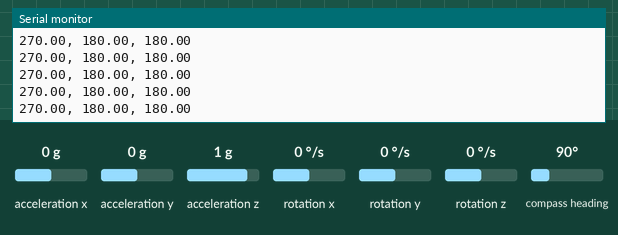
This sketch was run on a simulated Arduino Uno, built with avr-gcc and run on an emulated ATmega328P. On the bench: the last lines printed to the serial monitor. The test bench sets the inputs (shaded band); at power-on: acceleration x 0 g, compass heading 90°, acceleration y 0 g, acceleration z 1 g, rotation x 0 °/s, rotation y 0 °/s, rotation z 0 °/s.

Above: at 8.2 s.
8.3 s: acceleration x set to -1.4 g
At 9.1 s:
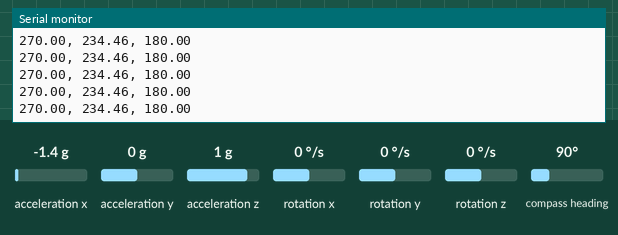
11.3 s: compass heading set to 269°
At 12.2 s:
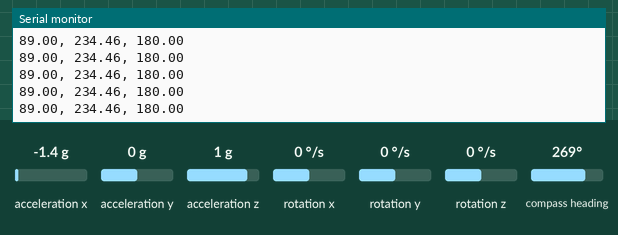
14.3 s: compass heading set to 7°
At 15.1 s:
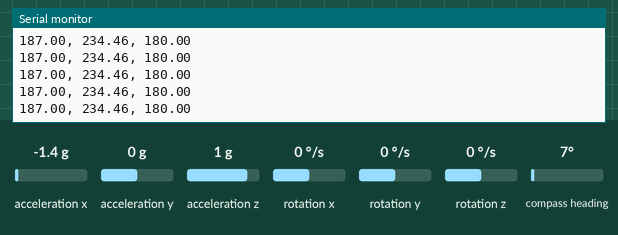
17.3 s: acceleration y set to -1.4 g
At 18.3 s:
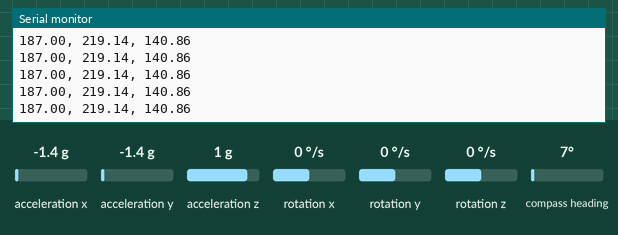
18.8 s: acceleration z set to -1.4 g
At 19.7 s:
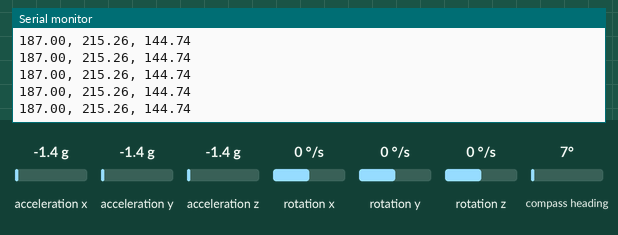
Timing chart, 0 to 21.3 s (numbered marks = the images above; inputs shaded):
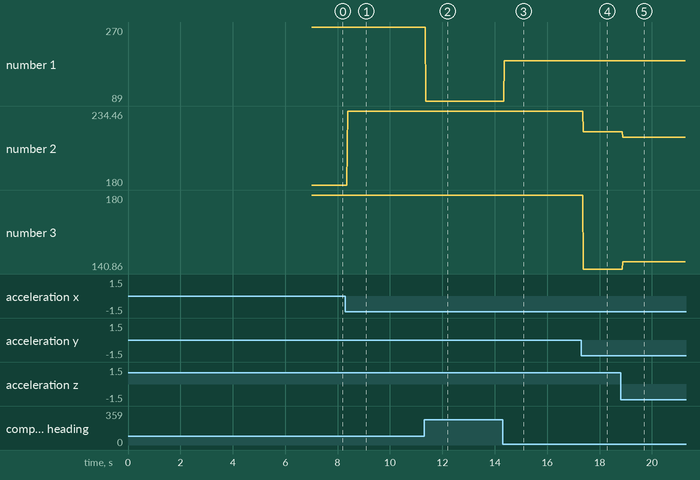

The sketch:

arduino_soft.ino
```cpp
#include "MPU9250.h"
#include <Wire.h>

MPU9250 mpu; // You can also use MPU9255 as is

void setup()
{
    Serial.begin(9600);
    Wire.begin();
    delay(2000);

    mpu.setup(0x68); // change to your own address

    delay(5000);

    // calibrate anytime you want to
    mpu.calibrateAccelGyro();
    mpu.calibrateMag();
}
void loop()
{
    if (mpu.update())
    {
        // Serial.print(mpu.getLinearAccX()); Serial.print(", ");
        // Serial.print(mpu.getLinearAccY()); Serial.print(", ");
        // Serial.print(mpu.getLinearAccZ()); Serial.print(", ");
        Serial.print(mpu.getYaw() + 180);
        Serial.print(", ");
        Serial.print(mpu.getPitch() + 180);
        Serial.print(", ");
        Serial.println(mpu.getRoll() + 180);
    }
}
```

Measured:
- after the input at 8.3 s, the serial monitor: prints a new line after 0.08 s (image 1)
- after the input at 11.3 s, the serial monitor: prints a new line after 0.07 s (image 2)
- after the input at 14.3 s, the serial monitor: prints a new line after 0.06 s (image 3)
- after the input at 17.3 s, the serial monitor: prints a new line after 0.08 s (image 4)
- after the input at 18.8 s, the serial monitor: prints a new line after 0.08 s (image 5)
- plotted number 1: 270 → 89 after the input at 11.3 s, 89 → 187 after the input at 14.3 s
- plotted number 2: 180 → 234.46 after the input at 8.3 s, 234.46 → 219.14 after the input at 17.3 s, 219.14 → 215.26 after the input at 18.8 s
- plotted number 3: 180 → 140.86 after the input at 17.3 s, 140.86 → 144.7 after the input at 18.8 s
